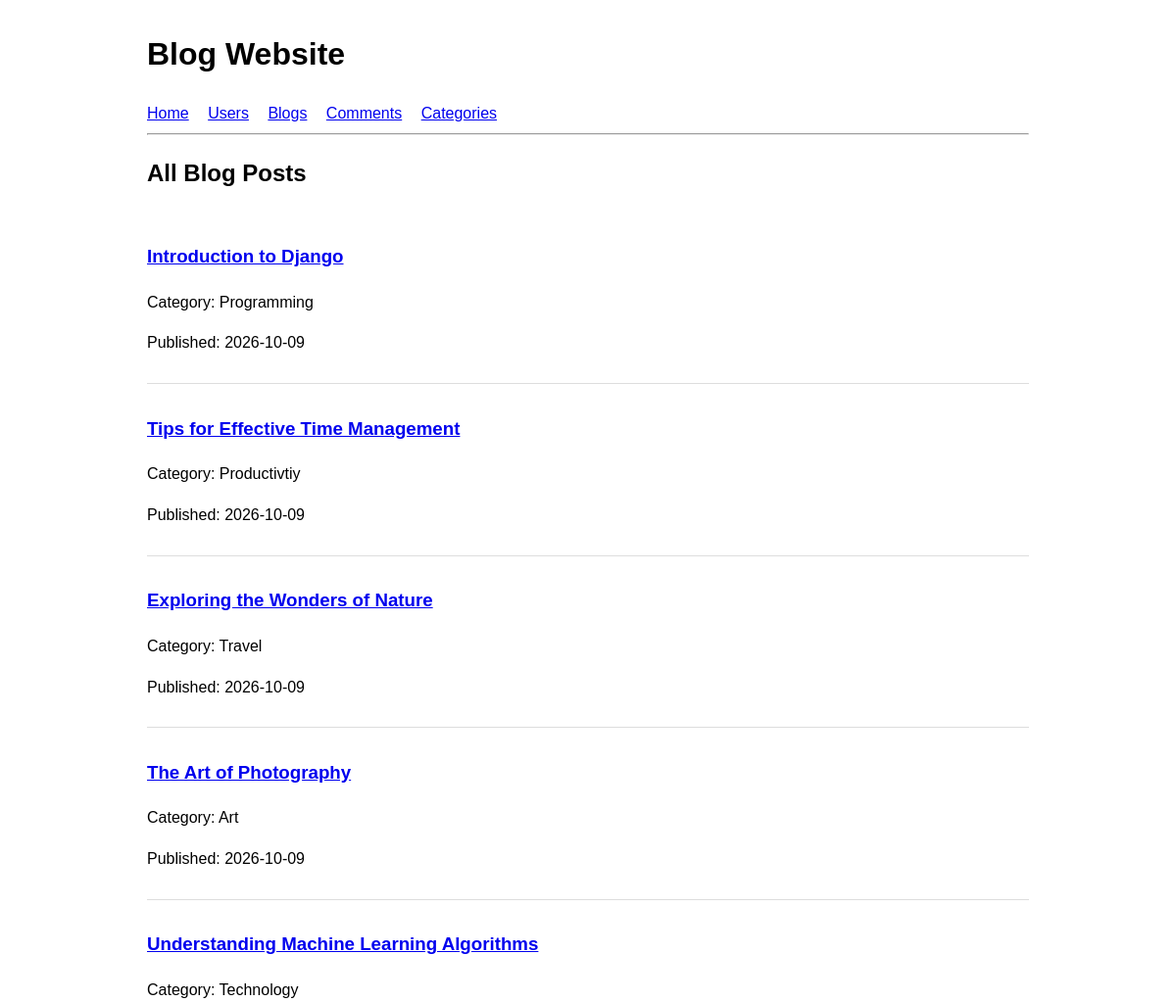
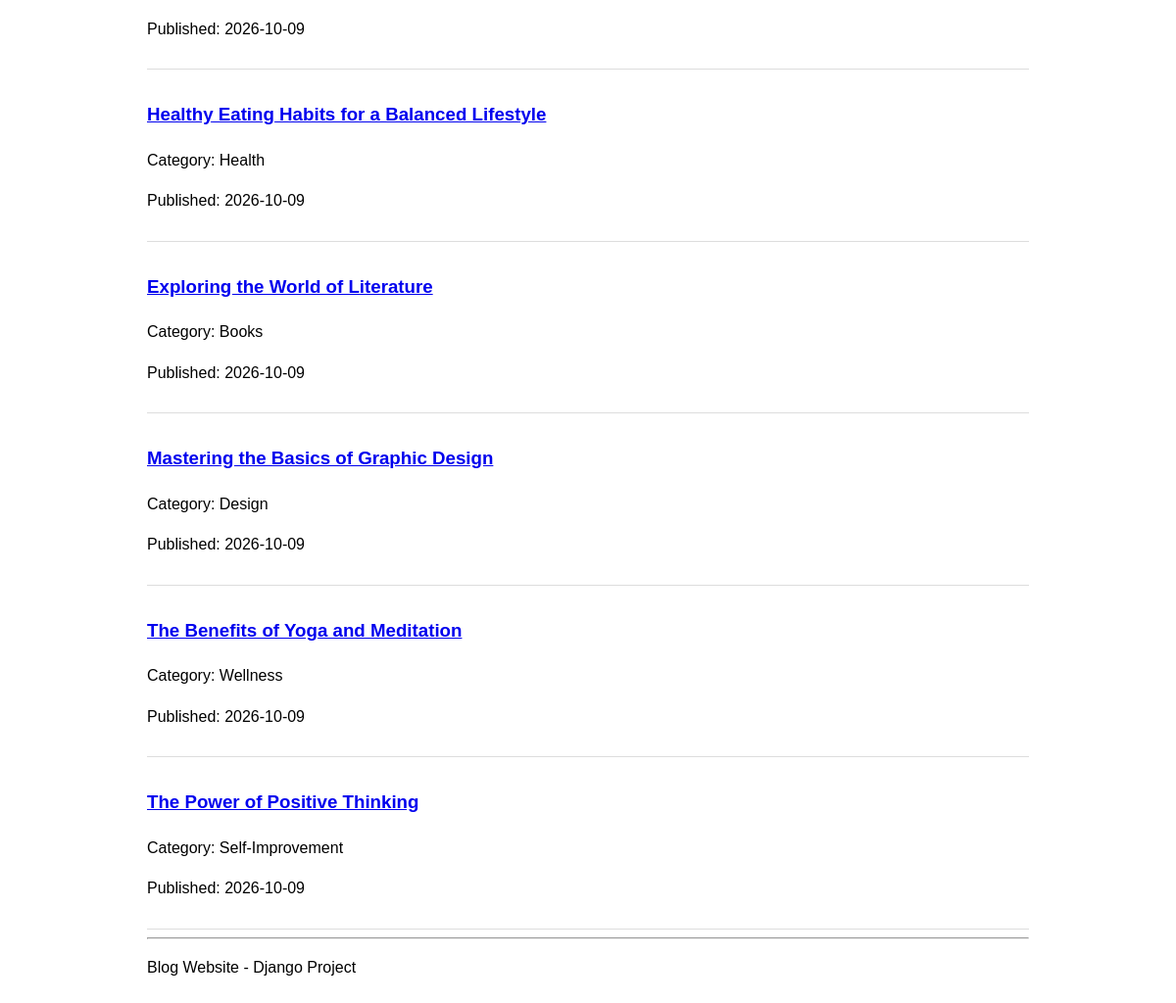
The app's page /blogs/ with its own data (2 pictures, top to bottom).
### blog/models.py (models this page shows, shortened)
class Post(models.Model):
    title = models.CharField(max_length=200)
    content = models.TextField()
    category = models.ForeignKey(
        Category,
        on_delete=models.PROTECT,
        related_name='posts'
    )
    date_published = models.DateTimeField(auto_now_add=True)

class Category(models.Model):
    name = models.CharField(max_length=100, unique=True)

### blog/views.py (the view)
# urls.py: path('blogs/', views.blogs, name='blogs'),
def blogs(request):
    all_posts = Post.objects.select_related(
        'category'
    ).all().order_by('id')
    return render(request, 'blogs.html', {'posts': all_posts})

### blog/templates/blogs.html (shortened to what this page needs)
{% extends "master.html" %}
{% block content %}
<h2>All Blog Posts</h2>
{% for post in posts %}
    <article>
        <h3>
            <a href="{% url 'blogdetails' post.id %}">
                {{ post.title }}
            </a>
        </h3>
        <p>Category: {{ post.category.name }}</p>
        <p>Published: {{ post.date_published|date:"Y-m-d" }}</p>
    </article>
{% empty %}
    <p>No blog posts found.</p>
{% endfor %}
{% endblock %}

### blog/templates/master.html (shortened to what this page needs)
<!DOCTYPE html>
<html lang="en">
<head>
</head>
<body>
    <header>
        <h1>Blog Website</h1>
        <nav>
            <a href="/">Home</a>
            <a href="/users/">Users</a>
            <a href="/blogs/">Blogs</a>
            <a href="/comments/">Comments</a>
            <a href="/categories/">Categories</a>
        </nav>
        <hr>
    </header>
    <main>
        {% block content %}
        {% endblock %}
    </main>
    <footer>
        <hr>
        <p>Blog Website - Django Project</p>
    </footer>
</body>
</html>

### blog/templates/master.html (style rules this page uses)
body { font-family: Arial, sans-serif; max-width: 900px; margin: 30px auto; padding: 0 20px; line-height: 1.6; }
nav a { margin-right: 15px; }
article { border-bottom: 1px solid #ddd; padding: 12px 0; }

### records on screen
Post: title "Introduction to Django", category.name "Programming", date_published "2026-10-09"
Post: title "Tips for Effective Time Management", category.name "Productivtiy", date_published "2026-10-09"
Post: title "Exploring the Wonders of Nature", category.name "Travel", date_published "2026-10-09"
Post: title "The Art of Photography", category.name "Art", date_published "2026-10-09"
Post: title "Understanding Machine Learning Algorithms", category.name "Technology", date_published "2026-10-09"
Post: title "Healthy Eating Habits for a Balanced Lifestyle", category.name "Health", date_published "2026-10-09"
Post: title "Exploring the World of Literature", category.name "Books", date_published "2026-10-09"
Post: title "Mastering the Basics of Graphic Design", category.name "Design", date_published "2026-10-09"
Post: title "The Benefits of Yoga and Meditation", category.name "Wellness", date_published "2026-10-09"
Post: title "The Power of Positive Thinking", category.name "Self-Improvement", date_published "2026-10-09"
